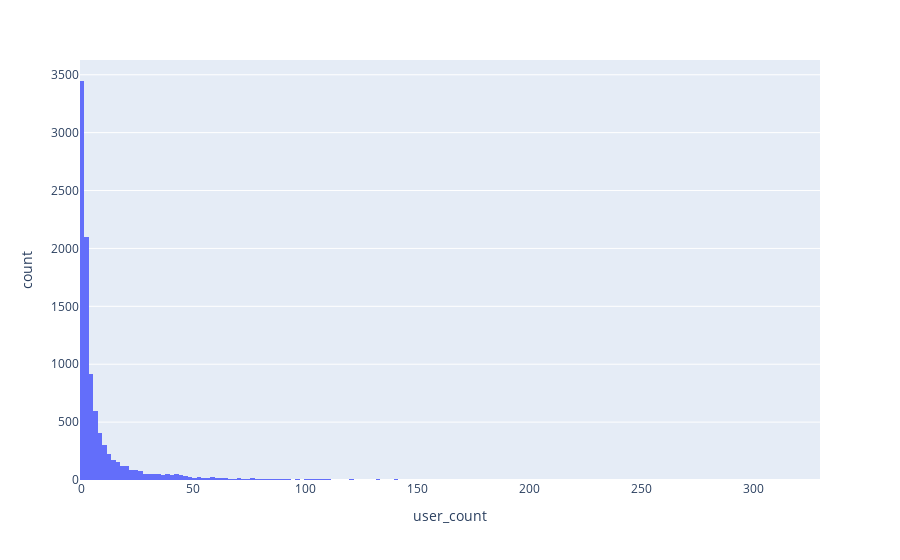

Notebook cell for this chart:
### Markdown cell above
### 2) EDA

### Code cell
# univariate-analysis
px.histogram(dff_movies_count, x='user_count')
# user_count > 50 'threshold'

### Figure 1 — Plotly figure (JSON) as saved in the notebook; plotly's stock layout.template omitted (floating-point values rounded to 4 significant figures; data arrays with more than 128 entries replaced by an {"elided": "..."} marker saying what was removed)
{"data": [{"alignmentgroup": "True", "bingroup": "x", "hovertemplate": "user_count=%{x}<br>count=%{y}<extra></extra>", "legendgroup": "", "marker": {"color": "#636efa", "pattern": {"shape": ""}}, "name": "", "offsetgroup": "", "orientation": "v", "showlegend": false, "type": "histogram", "x": {"elided": "9724 int values"}, "xaxis": "x", "yaxis": "y"}], "layout": {"barmode": "relative", "legend": {"tracegroupgap": 0}, "margin": {"t": 60}, "xaxis": {"anchor": "y", "domain": [0, 1], "title": {"text": "user_count"}}, "yaxis": {"anchor": "x", "domain": [0, 1], "title": {"text": "count"}}}}
